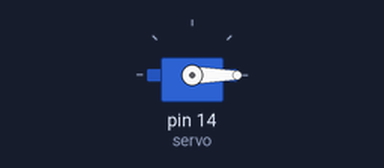
A program run on a simulated MicroPython board. Shown: servo. Servo angles are drawn from the pulse width (0.5 ms = 0°, 2.5 ms = 180°).

Above: at 0.05 s.
At 0.85 s:
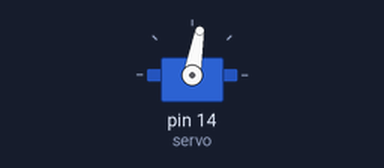
At 1.7 s:
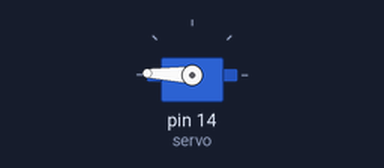
At 3.4 s:
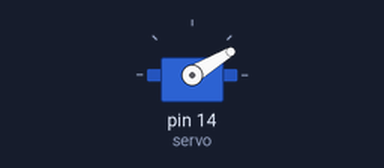
Timing chart, 0 to 8.7 s (numbered marks = the images above):
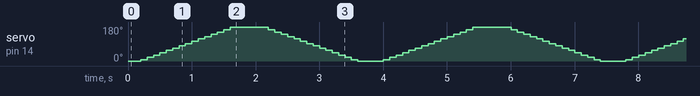

The program:

servo_chat.py
```python
from machine import Pin, PWM
import time

# Definer PWM-pinnen (tilpass etter hvilken pinne du bruker)
servo = PWM(Pin(14), freq=50)  # 50Hz for servo

# Funksjon for å sette servovinkel
def set_servo_angle(angle):
    min_duty = 1000  # Minimum puls (1 ms)
    max_duty = 9000  # Maksimum puls (2 ms)
    duty = min_duty + (angle / 180) * (max_duty - min_duty)
    servo.duty_u16(int(duty))

# Test: Beveg servoen fra 0 til 180 grader og tilbake
while True:
    for angle in range(0, 181, 10):  # 0 til 180 grader
        set_servo_angle(angle)
        time.sleep(0.1)
    for angle in range(180, -1, -10):  # 180 til 0 grader
        set_servo_angle(angle)
        time.sleep(0.1)
```
